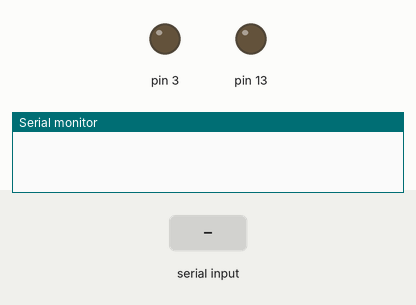
Recording of a sketch running on a simulated Arduino Uno, built with avr-gcc and run on an emulated ATmega328P. Shown: output pins drawn as LEDs (lit = HIGH), the last lines printed to the serial monitor. The inputs (shaded band) are chosen by the test bench.

Above: at 1.2 s.
1.3 s: "H" received over Serial
At 2.5 s:
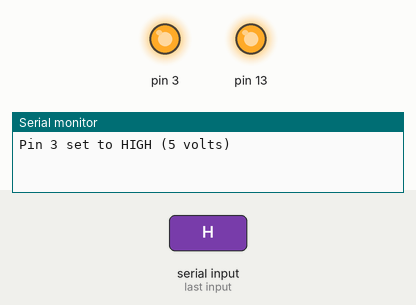
2.8 s: "L" received over Serial
At 3.8 s:
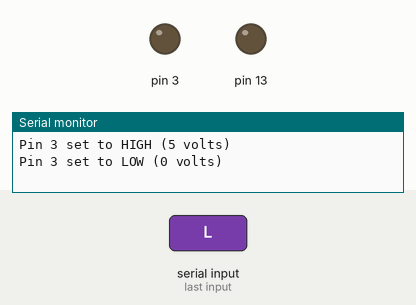
Timing chart, 0 to 5.8 s (numbered marks = the images above; inputs shaded):
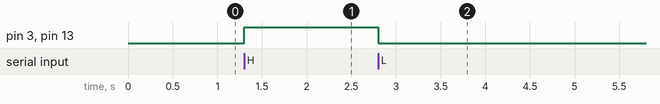

The sketch:

Lamp_control_for_the_final_proyect.ino
```cpp
void setup() {
   Serial.begin(9600);
   pinMode(3, OUTPUT);
   pinMode(13, OUTPUT);
}

void loop() {
 if (Serial.available() > 0) {
    char command = Serial.read();

    // Check the received command
    if (command == 'H') {
      digitalWrite(3, HIGH);  // Set pin 3 to 5 volts
      digitalWrite(13, HIGH);
      Serial.println("Pin 3 set to HIGH (5 volts)");
    } else if (command == 'L') {
      digitalWrite(3, LOW);  // Set pin 3 to 0 volts
      digitalWrite(13, LOW);
      Serial.println("Pin 3 set to LOW (0 volts)");
    }
  }
}
```

Measured:
- after the input at 1.3 s, pin 3, pin 13: LOW → HIGH at once
- after the input at 2.8 s, pin 3, pin 13: HIGH → LOW at once
